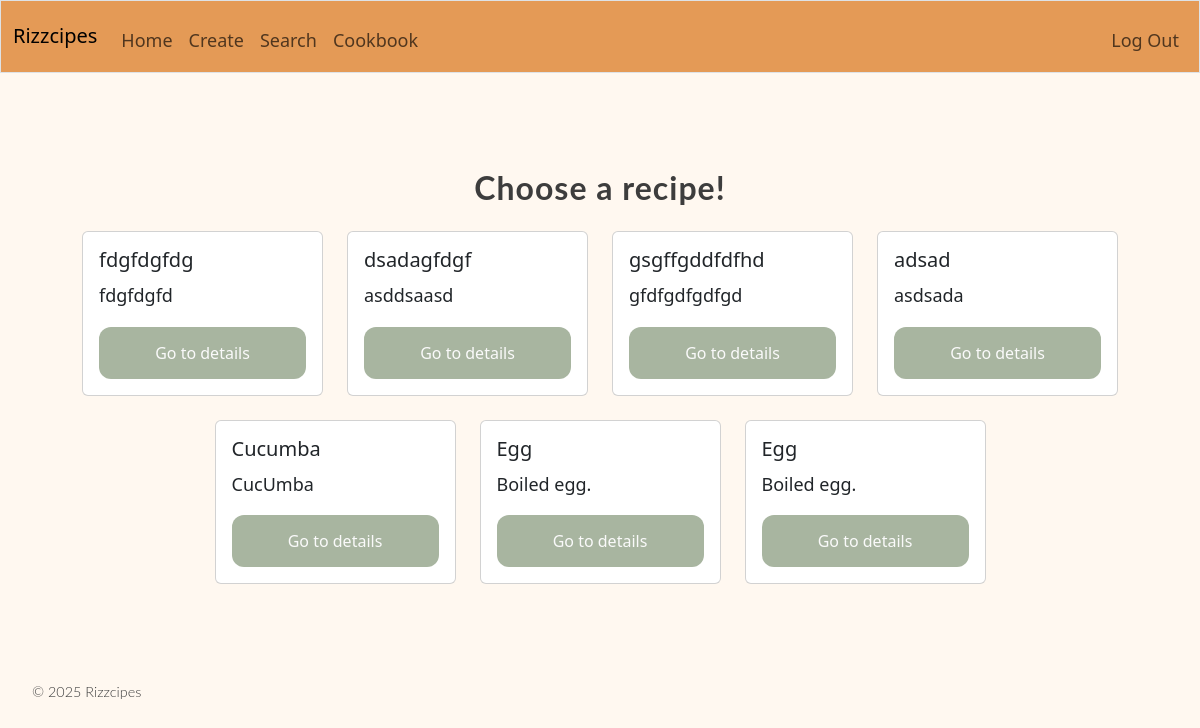
Page / (signed in) on the earlier database version.
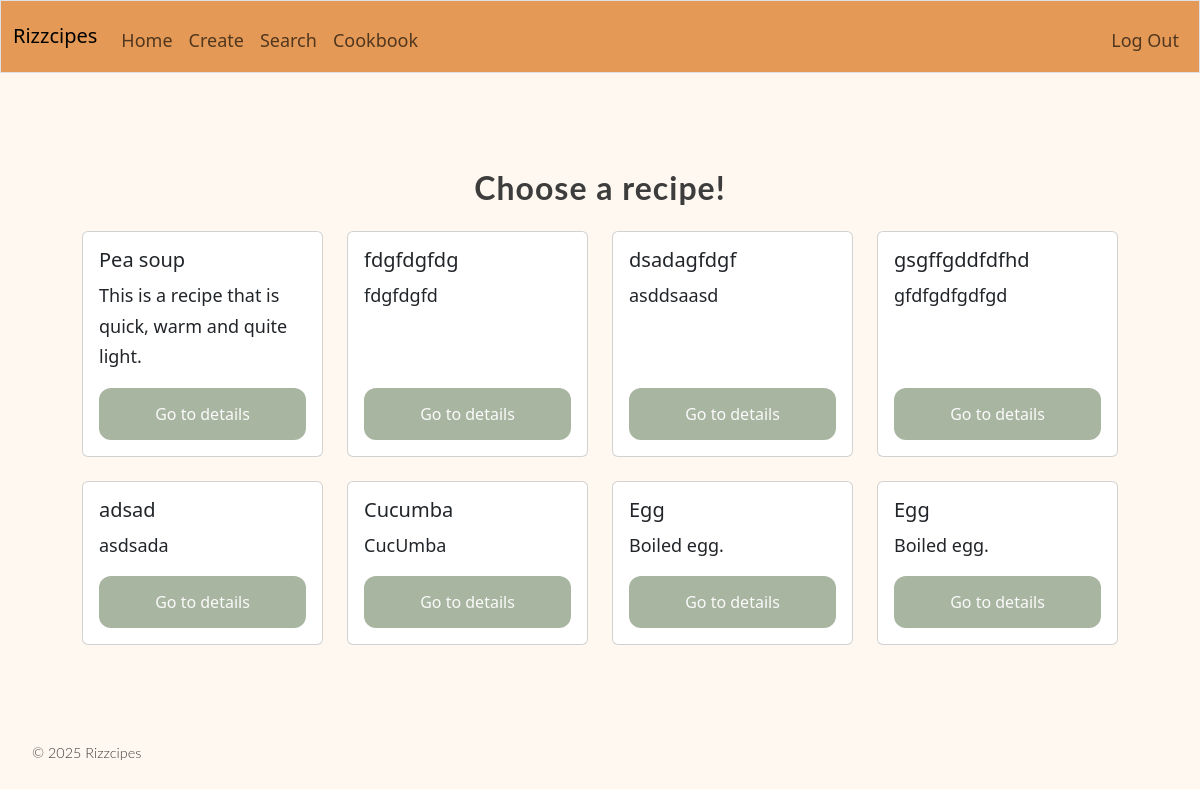
Same page on the later database version.
### tables this page shows
CREATE TABLE recipes (
    id INTEGER PRIMARY KEY AUTOINCREMENT,
    user_id INTEGER NOT NULL,
    title TEXT NOT NULL,
    description TEXT,
    servings INTEGER DEFAULT 4,
    cook_time INTEGER,
    created_at TIMESTAMP DEFAULT CURRENT_TIMESTAMP,
    FOREIGN KEY (user_id) REFERENCES users(id)
);

### app.py (the view)
@app.route("/")
@login_required
def index():
    cards = db.list_recipe(session["user_id"])
    return render_template("index.html", cards=cards, card_number=len(cards))

### app.py (called while the page is built)
@app.after_request
def after_request(response):
    response.headers["Cache-Control"] = "no-cache, no-store, must-revalidate"
    response.headers["Expires"] = 0
    response.headers["Pragma"] = "no-cache"
    return response

### database/database.py (called while the page is built)
    def list_recipe(self, user_id):
        connection, cursor = self.connection_and_cursor()
        cursor.execute("SELECT id, title, description FROM recipes WHERE user_id = ? ORDER BY created_at DESC ", (user_id,))
        result = cursor.fetchall()
        cards = []
        for i in result:
            cards.append(dict(i))
        connection.commit()
        connection.close()
        return cards

    def connection_and_cursor(self):
        connection = sqlite3.connect(self.db_file)
        connection.row_factory = sqlite3.Row
        cursor = connection.cursor()
        return connection, cursor

### login.py (called while the page is built)
def login_required(f):
    @wraps(f)
    def decorated_function(*args, **kwargs):
        if session.get("user_id") is None:
            return redirect("/login")
        return f(*args, **kwargs)
    return decorated_function

### templates/index.html (shortened to what this page needs)
{% extends "layout.html" %}
{% block content %}
<div class="container my-5">
<form action=/ method="post">
    <h2 class="text-center mb-4">Choose a recipe!</h2>
    <div class="row row-cols-1 row-cols-md-2 row-cols-lg-3 row-cols-xl-4 g-4 justify-content-center">
        {% for i in range(card_number) %}
        <div class="col">
            <div class="card h-100">
                <div class="card-body d-flex flex-column">
                    <h5 class="card-title">{{ cards[i]["title"] }}</h5>
                    <p class="card-text flex-grow-1">{{ cards[i]["description"] }}</p>
                    <a href="/recipe/{{ cards[i]['id']}}" class="btn">Go to details</a>
                </div>
            </div>
        </div>
        {% endfor %}
    </div>
</form>
</div>
{% endblock %}

### templates/layout.html (shortened to what this page needs)
<!DOCTYPE html>
<html lang="en">
<head>
    <link href="https://cdn.jsdelivr.net/npm/bootstrap@5.3.3/dist/css/bootstrap.min.css" rel="stylesheet">
    <link rel="stylesheet" href="/static/styles.css">
</head>
<body>
    <nav class="border navbar navbar-expand-md navbar-light">
        <div class="container-fluid">
            <a class="navbar-brand" href="/"><span>Rizzcipes</span></a>
            <div class="collapse navbar-collapse" id="navbar">
                {% if session["user_id"] %}
                    <ul class="navbar-nav me-auto mt-2">
                        <li class="nav-item"><a class="nav-link" href="/">Home</a></li>
                        <li class="nav-item"><a class="nav-link" href="/create">Create</a></li>
                        <li class="nav-item"><a class="nav-link" href="/search">Search</a></li>
                        <li class="nav-item"><a class="nav-link" href="/cookbook">Cookbook</a></li>
                    </ul>
                    <ul class="navbar-nav ms-auto mt-2">
                        <li class="nav-item"><a class="nav-link" href="/logout">Log Out</a></li>
                    </ul>
                {% else %}
                    <ul class="navbar-nav ms-auto mt-2">
                        <li class="nav-item"><a class="nav-link" href="/register">Register</a></li>
                        <li class="nav-item"><a class="nav-link" href="/login">Log In</a></li>
                    </ul>
                {% endif %}
            </div>
        </div>
    </nav>
    <main>
        {% block content %}
        {% endblock %}
    </main>
    <footer>
        <p>&copy; 2025 Rizzcipes</p>
    </footer>
</body>
</html>

### static/styles.css (style rules this page uses)
:root { --cream: #FFF8F0; --off-white: #FAF9F6; --warm-gray: #E8E4DF; --text-dark: #3D3D3D; --sage: #A8B5A0; --terracotta: #D4856A; --honey: #E5A84B; --background: var(--cream); --card-bg: var(--off-white); --primary: var(--sage); --accent: var(--terracotta); }
nav { background-color: #e49a56; }
body { font-family: 'Poppins', 'Segoe UI', sans-serif; background-color: var(--background); color: var(--text-dark); line-height: 1.7; font-size: 18px; }
button, .btn { background: var(--primary); color: rgb(250, 250, 250); border: none; padding: 0.875rem 2rem; border-radius: 12px; font-size: 16px; cursor: pointer; transition: all 0.2s ease; }
.container { max-width: 1100px; margin: 0 auto; padding: 3rem 2rem; }
h1, h2, .header { font-family: 'Lato', sans-serif; font-weight: 700; ; letter-spacing: 1px; }
footer { font-family: 'Lato', sans-serif; font-weight: 300; font-size: 0.9rem; padding-left: 2rem; }

Differences in the rows shown:
added recipes: title "Pea soup", description "This is a recipe that is quick, warm and quite light."
Other differences:
new list line: "Go to details"
